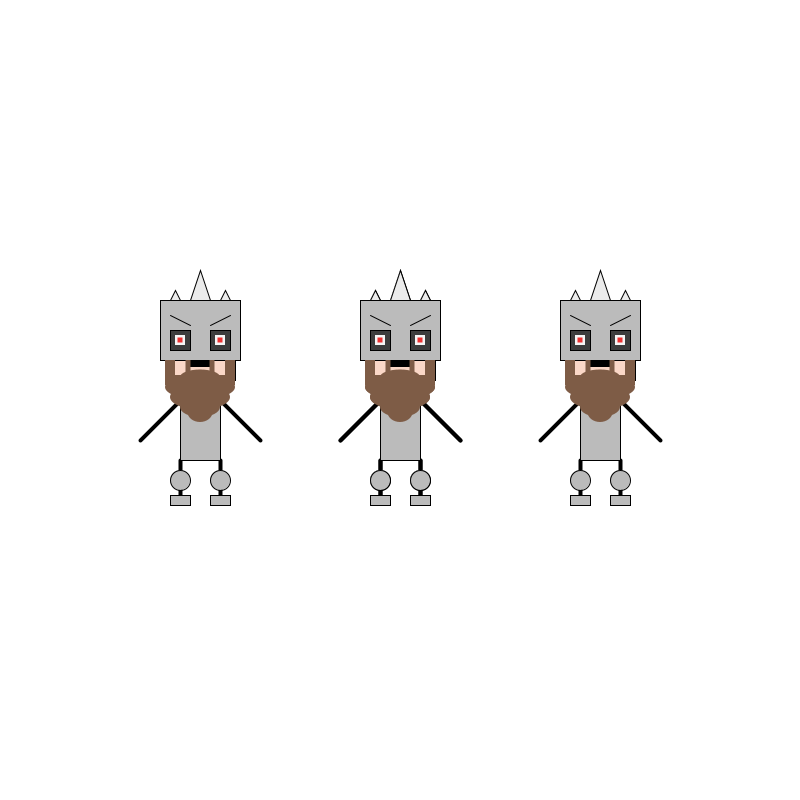
Frame 1 (no input)
Frame 60 (the mouse pressed at the canvas centre just before this capture): identical to frame 1, image omitted
Frame 120 (the mouse held since frame 60 and released just before this capture): identical to frame 1, image omitted

The Processing sketch that drew this single still picture (run headless with seeded random() and noise(); from frame 60 on, the mouse is pressed at the canvas centre):

// Processing sketch: processing_85772
// ── processing_85772.pde

void setup(){
size(800,800);      //size of window
}


int localX = 400;
int localY = 400;

void draw (){
  background( 255 );    //background color
  smooth();           //Antialiasing
draw_creature( localX, localY );  
 
 if ( mousePressed && (mouseButton == LEFT) ) {
   localX = mouseX;
   localY = mouseY;
 }

  int i;
    for ( i=-1 ; i<2 ; i++ ) {
      draw_creature ( localX + ( i*200 ), localY );
  }
}

void draw_creature( int x,int y ){

    rectMode(CENTER);   //Set rect pivot
    ellipseMode(CENTER);
    
    //neck object
    strokeWeight(4);
    line(x,y-20,x,y);  //neck
    
    //arms objects
    strokeWeight(4);
    line(x-20,y,x-60,y+40);  //left arm
    line(x+20,y,x+60,y+40);  //right arm
    
    //leg objects
    line(x-20,y+60,x-20,y+100);  //left leg
    line(x+20,y+60,x+20,y+100);  //right leg
    strokeWeight(1);
    fill(187);
    ellipse(x-20,y+80,20,20);  //left plate
    ellipse(x+20,y+80,20,20);  //right plate
    rect(x-20,y+100,20,10);
    rect(x+20,y+100,20,10);
    
    //body object
    fill(187);          //COLOR 1 for Char
    rect(x,y+30,40,60);  //body
    
    //chest armor
    
    //head objects
    strokeWeight(1);
    fill(187);                                                    //COLOR 1 for Char
    stroke(0);
    rect(x,y-70,80,60);
    fill(250,215,199);                                            //SKIN for Char
    rect(x,y-30,70,20);
    fill(60);                                                     //eye color
    rect(x+20,y-60,20,20);                            //right eye
    rect(x-20,y-60,20,20);                            //left eye
    noStroke();                                                   //stop stroke for eye
    fill(245);                                                    //sclera color
    rect(x+20,y-60,10,10);                            //right sclera
    rect(x-20,y-60,10,10);                            //left sclera
    fill(237,50,50);                                              //pupil color
    rect(x+20,y-60,5,5);                              //right pupil
    rect(x-20,y-60,5,5);                              //left pupil
    fill(0);                                                      //Black
    stroke(0);                                                    //stroke back to normal
    rect(x,y-36,20,5);                             //mouth
    line(x+30,y-85,x+10,y-75);            //right eyebrow
    line(x-30,y-85,x-10,y-75);            //left eyebrow
    fill(235);
    triangle(x+10,y-100,x-10,y-100,x,y-130);
    triangle(x-30,y-100,x-20,y-100,x-25,y-110);
    triangle(x+20,y-100,x+30,y-100,x+25,y-110);
    
    //beard
    fill(126,92,70);
    noStroke();
    rect(x+30,y-30,10,20);
    rect(x-30,y-30,10,20);
    rect(x+12,y-30,5,20);
    rect(x-12,y-30,5,20);
    rect(x,y-20,70,10);
    ellipse(x,y-23,40,15);
    ellipse(x,y-13,70,25);
    ellipse(x,y-3,60,25);
    ellipse(x,y+7,40,20);
    ellipse(x,y+12,25,20);
    stroke(0);
    
    
  

}
